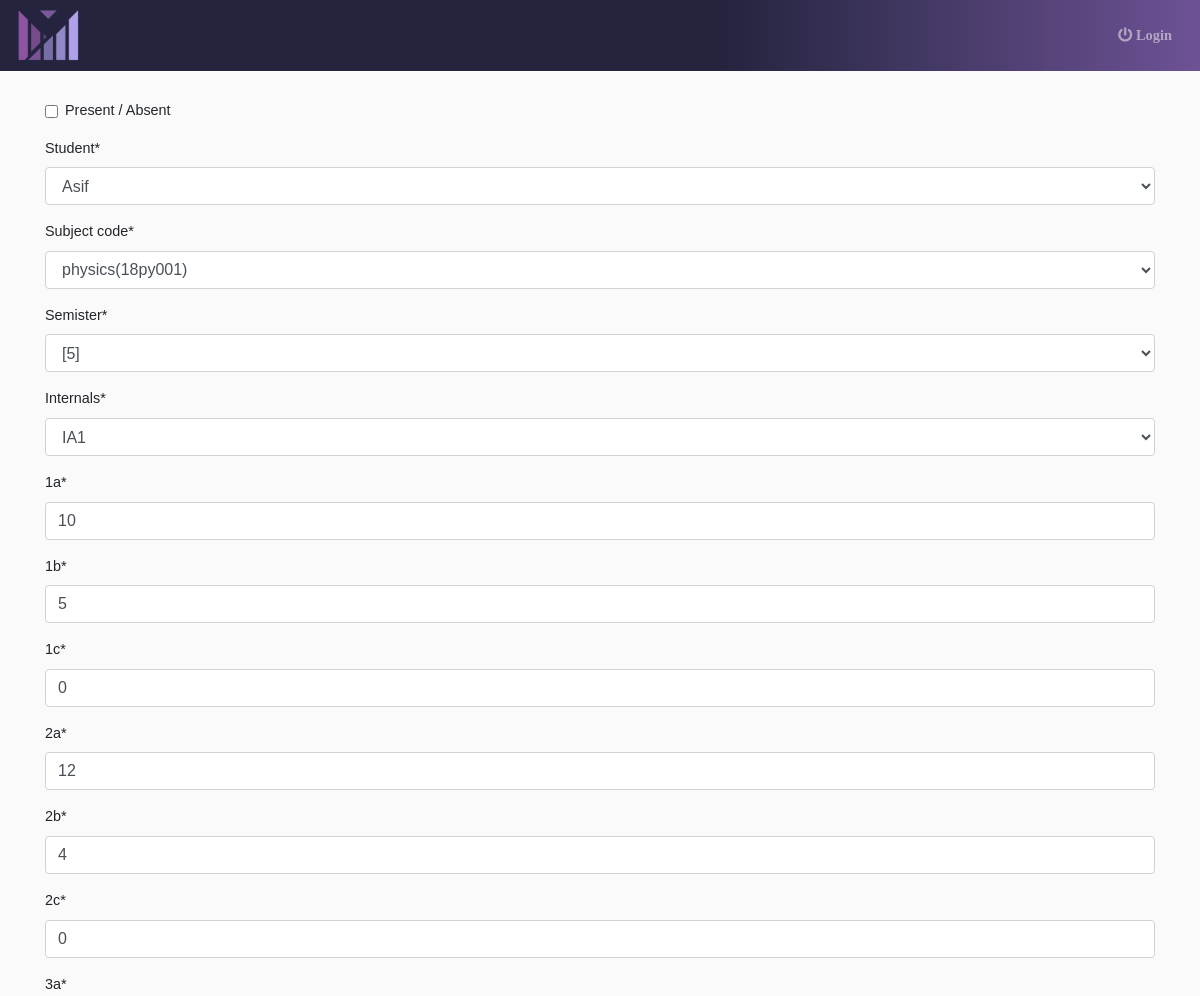
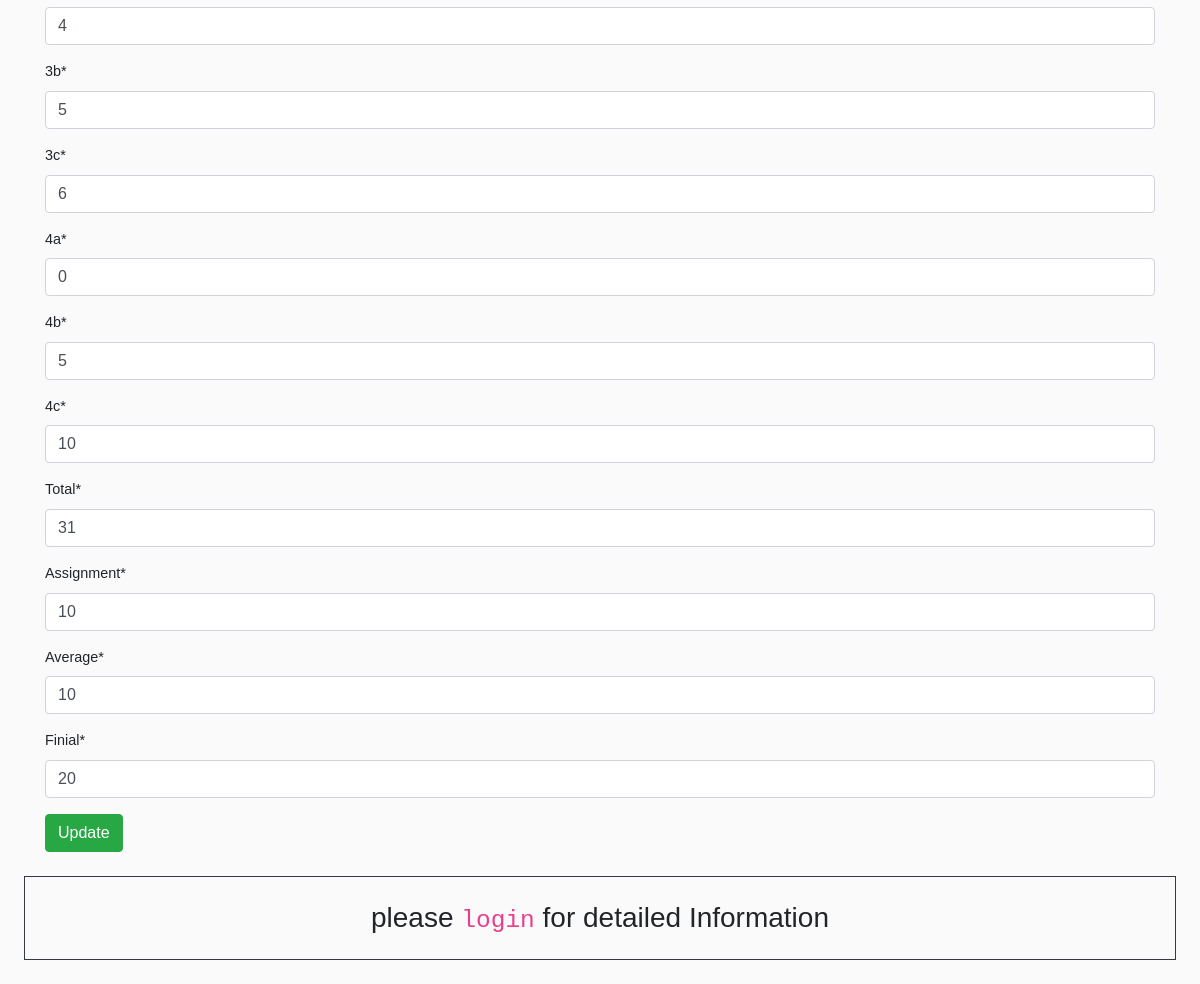
Page /marks/54/update/ on the committed database (2 pictures, top to bottom).
### management/models.py (models this page shows, shortened)
class IAmark(models.Model):
    INTER = (
        ('IA1','IA1'),
        ('IA2','IA2'),
        ('IA3','IA3'),
    )
    ispresent = models.BooleanField(default=True,verbose_name = "Present / Absent")
    usn = models.ForeignKey(Student, on_delete=models.CASCADE,verbose_name = "Student")
    sub_code = models.ForeignKey(Subject, on_delete=models.CASCADE,verbose_name = "Subject code")
    sem = models.ForeignKey(SemSec, verbose_name='Semister', on_delete=models.CASCADE)
    internals = models.CharField(max_length=3,null =False, choices = INTER)
    a1 = models.PositiveIntegerField(verbose_name="1a",default=0)
    a2 = models.PositiveIntegerField(verbose_name="1b",default=0)
    a3 = models.PositiveIntegerField(verbose_name="1c",default=0)
    b1 = models.PositiveIntegerField(verbose_name="2a",default=0)
    b2 = models.PositiveIntegerField(verbose_name="2b",default=0)
    b3 = models.PositiveIntegerField(verbose_name="2c",default=0)
    c1 = models.PositiveIntegerField(verbose_name="3a",default=0)
    c2 = models.PositiveIntegerField(verbose_name="3b",default=0)
    c3 = models.PositiveIntegerField(verbose_name="3c",default=0)
    d1 = models.PositiveIntegerField(verbose_name="4a",default=0)
    d2 = models.PositiveIntegerField(verbose_name="4b",default=0)
    d3 = models.PositiveIntegerField(verbose_name="4c",default=0)
    total_marks = models.PositiveIntegerField(default=0,verbose_name = "Total")
    assignment = models.PositiveIntegerField(default=0,verbose_name = "Assignment")
    average_marks = models.PositiveIntegerField(default=0,verbose_name = "Average")
    finial_marks = models.PositiveIntegerField(default=0,verbose_name = "Finial")
    class Meta:
        unique_together = (('usn', 'sub_code','internals'),)

class SemSec(models.Model):
    SEM = (
        ('1','1'),
        ('2','2'),
        ('3','3'),
        ('4','4'),
        ('5','5'),
        ('6','6'),
        ('7','7'),
        ('8','8'),
    )
    sem = models.CharField(max_length=1,null =False, choices = SEM,unique=True)
    usn = models.ManyToManyField(Student, verbose_name='Students')
    def __str__(self):
        return f'[{self.sem}]'

### management/views.py (the view)
# urls.py: path('marks/<pk>/update/', UpdateMarks.as_view()),
class UpdateMarks(UpdateView):
    model = IAmark
    fields = '__all__'
    success_url = reverse_lazy('management:marks')
    template_name = "update.html"

### management/models.py (called while the page is built)
    def __str__(self):
        return f'{self.name}'

    def __str__(self):
        return f'{self.title}({self.subcode})'

### templates/update.html
{% extends 'base.html' %}
{% load crispy_forms_tags %}
{% block content %}
<div class="container">
<form method="post">{% csrf_token %}
    {{ form|crispy }}
    <input type="submit" value="Update" class="btn btn-success">
</form>
{% endblock content %}

### static/IA_management/css/nav_side.css (style rules this page uses)
body { font-size: 0.9rem; }
* { transition: 8ms linear; }

### static/IA_management/css/main.css (style rules this page uses)
* { box-sizing: border-box; margin: 0; padding: 0; transition: 230ms linear !important; }
body { background-color: lightblue; }
body { font-family: 'Poppins', sans-serif; background: #fafafa }

### rows in the picture
IAmark: usn "Asif", sub_code "physics(18py001)", internals "IA1", a1 "10", a2 "5", a3 "0", b1 "12", b2 "4", b3 "0", c1 "4", c2 "5", c3 "6", d1 "0", d2 "5", d3 "10", total_marks "31", assignment "10", average_marks "10", finial_marks "20"
SemSec: sem "[5]"
